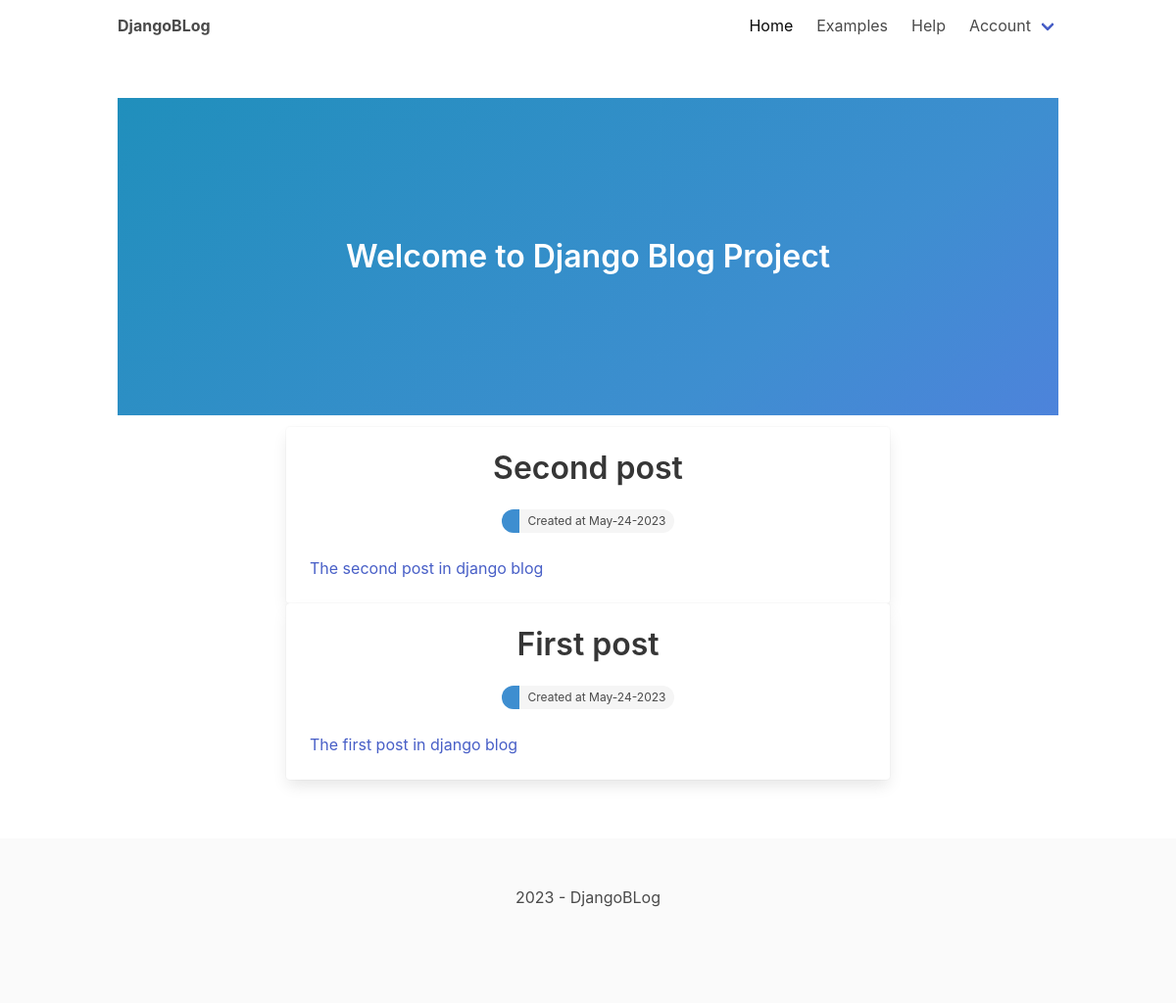
The page / on the database its author committed.
### blog/models.py (models this page shows, shortened)
class Post(models.Model):
    title = models.CharField(max_length=200)
    intro = models.CharField(max_length=200)
    slug = models.SlugField(max_length=200, unique=True)
    body = models.TextField(max_length=800)
    updated = models.DateTimeField(auto_now=True)
    created = models.DateTimeField(auto_now_add=True)
    class Meta:
        ordering = ['-updated', '-created']

### MainApp/views.py (the view)
# urls.py: path('', homepage, name='home'),
def homepage(request):
    posts = Post.objects.all()
    return render(request, 'MainApp/home.html', {'posts': posts})

### MainApp/templates/MainApp/home.html (shortened to what this page needs)
{% extends 'main.html' %}
{% block content %}
    <section class="hero is-info is-medium is-bold">
        <div class="hero-body">
            <div class="container has-text-centered">
                <h1 class="title">Welcome to Django Blog Project</h1>
            </div>
        </div>
    </section>
    <div class="container">
        <section class="articles">
            <div class="column is-8 is-offset-2">
                {% for post in posts %}
                    <div class="card article">
                        <div class="card-content">
                            <a href="{% url 'post_detail' post.slug %}">
                                <div class="media">
                                    <div class="media-content has-text-centered">
                                        <p class="title article-title">{{ post.title }}</p>
                                        <div class="tags has-addons level-item">
                                            <span class="tag is-rounded is-info">{{ post.author }}</span>
                                            <span class="tag is-rounded">Created at {{ post.created|date:'M-d-Y' }}</span>
                                        </div>
                                    </div>
                                </div>
                                <div class="content article-intro">
                                    {{ post.intro }}
                                </div>
                            </a>
                        </div>
                    </div>
                {% endfor %}
            </div>
        </section>
    </div>
{% endblock %}

### rows shown on the page
Post: title "Second post", created "May-24-2023", intro "The second post in django blog"
Post: title "First post", created "May-24-2023", intro "The first post in django blog"
